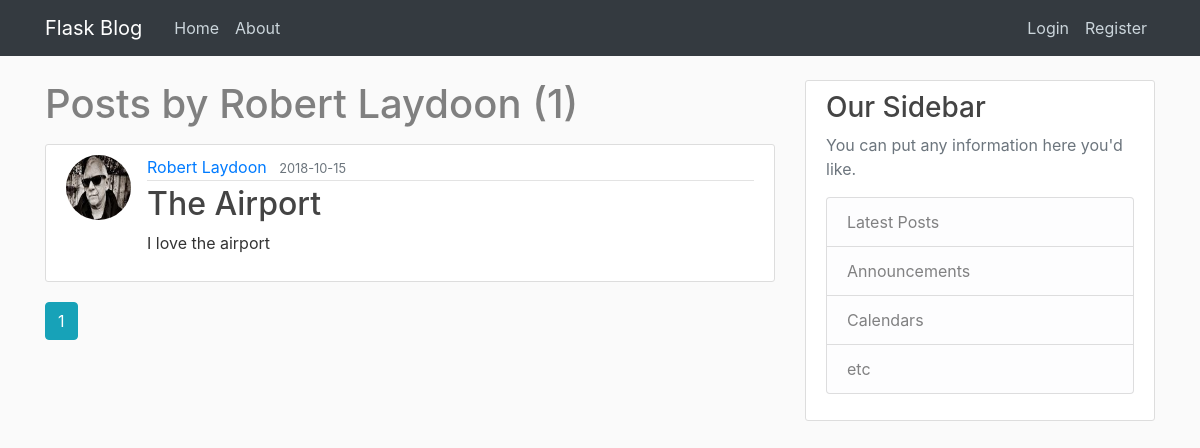
Before: /user/Robert  Laydoon with the older database file.
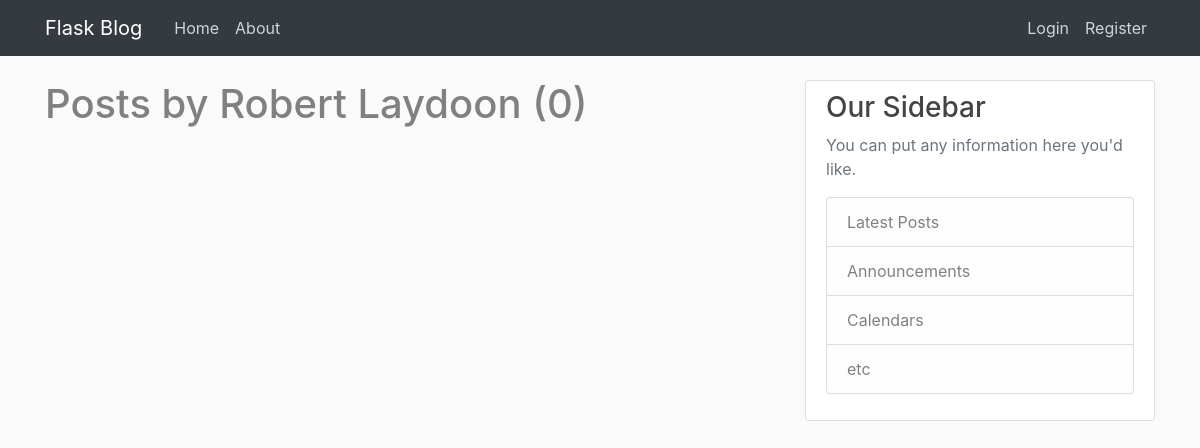
After: the same page with the newer database file.
### flaskblog/models.py (models this page shows, shortened)
class Post(db.Model):
    id = db.Column(db.Integer, primary_key=True)
    title = db.Column(db.String(100), nullable=False)
    date_posted = db.Column(db.DateTime, nullable=False,
                            default=datetime.utcnow)
    content = db.Column(db.Text, nullable=False)
    user_id = db.Column(db.Integer, db.ForeignKey('user.id'), nullable=False)

class User(db.Model, UserMixin):
    id = db.Column(db.Integer, primary_key=True)
    username = db.Column(db.String(20), unique=True, nullable=False)
    email = db.Column(db.String(120), unique=True, nullable=False)
    image_file = db.Column(db.String(20), nullable=False,
                           default='default.jpg')
    password = db.Column(db.String(60), nullable=False)
    posts = db.relationship('Post', backref='author', lazy=True)

### flaskblog/users/routes.py (the view)
@users.route("/user/<string:username>")
def user_posts(username):
    page = request.args.get('page', 1, type=int)
    user = User.query.filter_by(username=username).first_or_404()
    posts = Post.query.filter_by(author=user)\
        .order_by(Post.date_posted.desc())\
        .paginate(page=page, per_page=5)
    return render_template('user_posts.html', posts=posts, user=user)

### flaskblog/templates/user_posts.html
{% extends "layout.html" %}
{% block content %}
<h1 class="mb-3">Posts by {{ user.username }} ({{ posts.total }})</h1>
{% for post in posts.items %}
<article class="media content-section">
   <img class="rounded-circle article-img" src="{{ url_for('static', filename='profile_pics/' + post.author.image_file) }}">
   <div class="media-body">
      <div class="article-metadata">
         <a class="mr-2" href="{{ url_for('users.user_posts', username=post.author.username) }}">{{
            post.author.username }}</a>
         <small class="text-muted">{{ post.date_posted.strftime('%Y-%m-%d') }}</small>
      </div>
      <h2><a class="article-title" href="{{ url_for('posts.post', post_id=post.id) }}">{{ post.title }}</a></h2>
      <p class="article-content">{{ post.content }}</p>
   </div>
</article>
{% endfor %}
{% for page_num in posts.iter_pages(left_edge=1, right_edge=1, left_current=1, right_current=2) %}
{% if page_num %}
{% if posts.page == page_num %}
<a class="btn btn-info mb-4" href="{{ url_for('users.user_posts', username=user.username, page=page_num) }}">{{
   page_num }}</a>
{% else %}
<a class="btn btn-outline-info mb-4" href="{{ url_for('users.user_posts', username=user.username, page=page_num) }}">{{
   page_num }}</a>
{% endif %}
{% else %}
...
{% endif %}
{% endfor %}
{% endblock content %}

Changed rows visible on the page:
removed Post: image_file (picture), author.username "Robert Laydoon", date_posted "2018-10-15", title "The Airport", content "I love the airport"
Other visible differences:
{{ posts.total }}: "1" → "0"
list line gone: "1"
